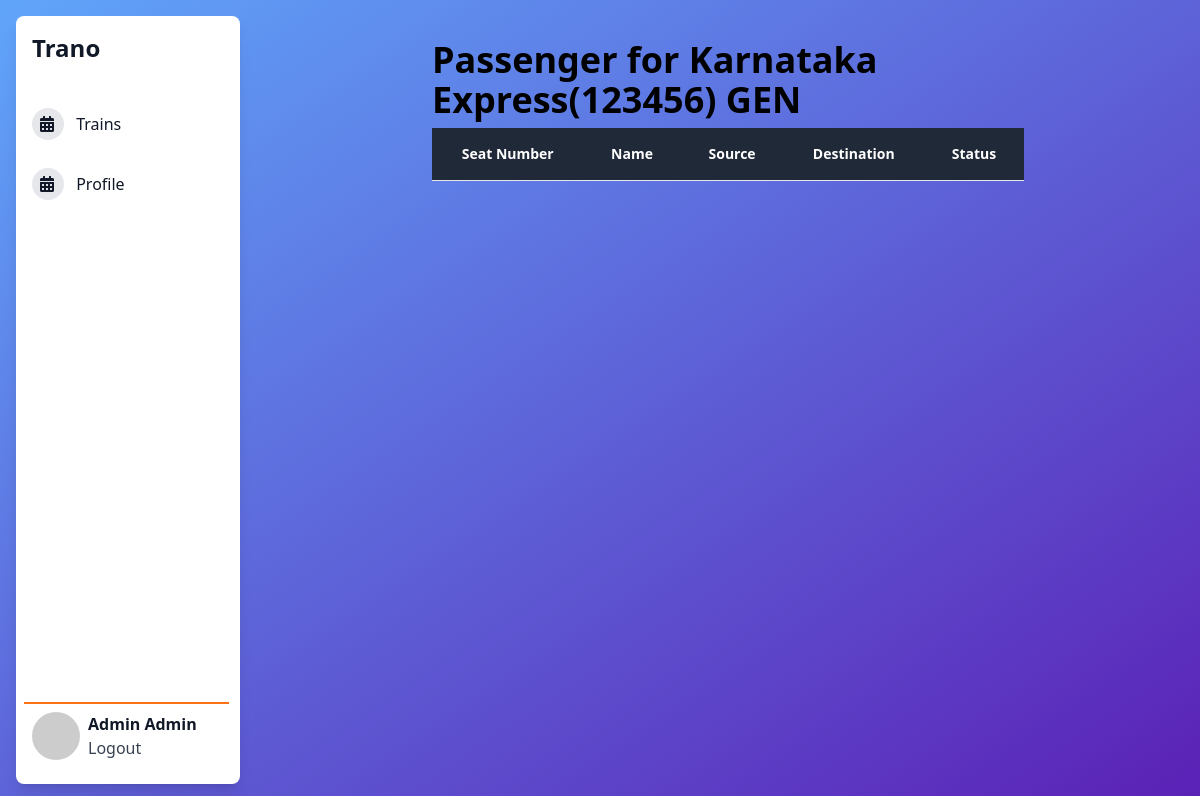
/train/1/coach/1/passenger/ (signed in), run on the app's committed database.
### users/models.py (models this page shows, shortened)
class TrainTicketExaminer(AbstractUser, PermissionsMixin):
    age = models.IntegerField(default=0)
    phone = models.CharField(max_length=14)
    deleted = models.BooleanField(default=False)
    created_at = models.DateTimeField(auto_now_add=True)

### trains/models.py (models this page shows, shortened)
class Train(models.Model):
    tte = models.ForeignKey(TrainTicketExaminer, on_delete=models.CASCADE, null=True, blank=True)
    number = models.CharField(max_length=10)
    name = models.CharField(max_length=100)
    type = models.CharField(max_length=2, choices=TRAIN_TYPE_CHOICES, default='L')
    source = models.CharField(max_length=100)
    destination = models.CharField(max_length=100)
    arrival = models.DateTimeField()
    departure = models.DateTimeField()
    created_at = models.DateTimeField(auto_now_add=True)
    updated_at = models.DateTimeField(auto_now=True)
    deleted = models.BooleanField(default=False)

class Coach(models.Model):
    train = models.ForeignKey(Train, on_delete=models.CASCADE)
    total_seats = models.IntegerField()
    available_seats = models.IntegerField()
    type = models.CharField(max_length=4, choices=TRAIN_COACH_TYPE_CHOICES, default='GEN')
    number = models.CharField(max_length=10, default="GEN")
    deleted = models.BooleanField(default=False)
    created_at = models.DateTimeField(auto_now_add=True)
    updated_at = models.DateTimeField(auto_now=True)

### application/views.py (the view)
# urls.py: path("train/<int:train_pk>/coach/<int:coach_pk>/passenger/", PassengerListView.as_view(), name="platform_train_coach_passenger"),
class PassengerListView(LoginRequiredMixin, ListView):
    template_name = "app/routes/passengers.html"
    context_object_name = "passengers"
    def get_queryset(self):
        return Passenger.objects.filter(
            train = Train.objects.get(pk = self.kwargs.get("train_pk")),
            coach = Coach.objects.get(pk = self.kwargs.get("coach_pk")),
            deleted = False,
            confirmed = True,
        ).order_by("seat_number")
    def get_context_data(self,**kwargs):
        context = super(PassengerListView, self).get_context_data(**kwargs)
        context.update({
            "title": "Passengers | Trano Dashboard",
            "train": Train.objects.get(pk = self.kwargs.get('train_pk')),
            "coach": Coach.objects.get(pk = self.kwargs.get('coach_pk')),
        })
        return context

### templates/app/routes/passengers.html (shortened to what this page needs)
{% extends 'app/base.html' %}
{% block dashboard %}
<div class="px-24 py-10 min-h-screen w-full">
  <div class="flex justify-between items-center">
    <div class="font-extrabold text-4xl">
      Passenger for {{train.name}}({{train.number}}) {{coach.number}}
    </div>
  </div>
  <div>
    <div class="flex flex-col">
      <div class="overflow-x-auto sm:-mx-6 lg:-mx-8">
        <div class="py-2 inline-block min-w-full sm:px-6 lg:px-8">
          <div class="overflow-hidden">
            <table class="min-w-full text-center table-auto">
              <thead class="border-b">
                <tr class="border-b bg-gray-800 boder-gray-900">
                  <th scope="col" class="text-sm text-white px-6 py-4">Seat Number</th>
                  <th scope="col" class="text-sm text-white px-6 py-4">Name</th>
                  <th scope="col" class="text-sm text-white px-6 py-4">Source</th>
                  <th scope="col" class="text-sm text-white px-6 py-4">Destination</th>
                  <th scope="col" class="text-sm text-white px-6 py-4">Status</th>
                </tr>
              </thead>
            </table>
          </div>
        </div>
      </div>
    </div>
  </div>
</div>
{% endblock dashboard %}

### templates/app/base.html
{% extends 'base.html' %}
{% block content %}
<link
  href="https://cdnjs.cloudflare.com/ajax/libs/font-awesome/5.11.2/css/all.min.css"
  rel="stylesheet"
/>
<div class="bg-gradient-to-br from-blue-400 to-violet-800 h-max sys-app-notCollapsed">
  <div class="mx-auto flex h-full">
    <div class="p-4 w-64 h-full fixed left-0 top-0">
      <div
        class="w-full py-4 px-2 h-full relative text-gray-900 bg-white rounded-lg text-left capitalize font-medium shadow-lg"
      >
        <a href="/"><h1 class="text-2xl pb-10 px-2 font-extrabold">Trano</h1>
        <a
          href="/train/"
          class="cursor-pointer px-2 py-1 hover:bg-gray-200 hover:text-gray-700 rounded block mb-5"
        >
          <i class="w-8 fas fa-calendar-alt p-2 bg-gray-200 rounded-full"> </i>
          <span class="mx-2">Trains</span>
        </a>
        <a
          href="/profile/"
          class="cursor-pointer px-2 py-1 hover:bg-gray-200 hover:text-gray-700 rounded block mb-5"
        >
          <i class="w-8 fas fa-calendar-alt p-2 bg-gray-200 rounded-full"> </i>
          <span class="mx-2">profile</span>
        </a>
        <span
          class="cursor-pointer absolute bottom-4 px-2 py-1 w-11/12 border-t-2 border-orange-500 flex"
        >
          <img
            src="https://i.pravatar.cc/300"
            alt="alt placeholder"
            class="w-12 h-12 mt-1 rounded-full inline-block"
          />
          <div class="pl-2 my-1">
            <div class="font-bold">{{request.user.first_name}} {{request.user.last_name}}</div>
            <a href="/user/logout/" class="text-gray-700"> Logout </a>
          </div>
        </span>
      </div>
    </div>
    <div class="ml-64 w-full px-20">
    {% block dashboard %}{% endblock dashboard %}
    </div>
  </div>
</div>
{% endblock content %}

### data on the page
TrainTicketExaminer: user.first_name "Admin", user.last_name "Admin"
Train: name "Karnataka Express", number "123456"
Coach: number "GEN"
